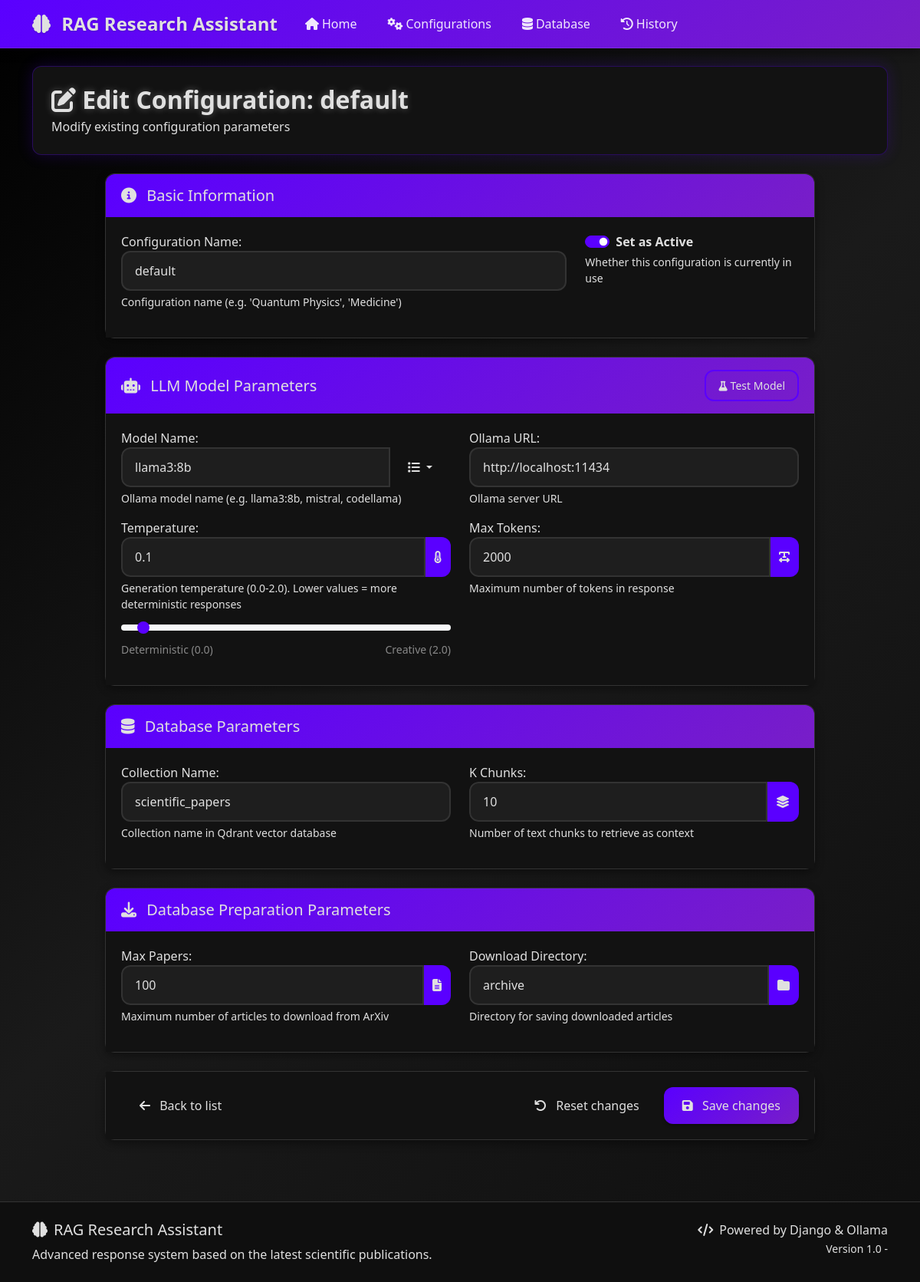
The app's page /config/1/edit/ with its own data.
### research_rag/models.py (models this page shows, shortened)
class RAGConfiguration(models.Model):
    name = models.CharField(
        max_length=100,
        unique=True,
        help_text="Configuration name (e.g. 'Quantum Physics', 'Medicine')"
    )
    model_name = models.CharField(
        max_length=100,
        default="llama3:8b",
        help_text="Ollama model name (e.g. llama3:8b, mistral, codellama)"
    )
    ollama_url = models.URLField(
        default="http://localhost:11434",
        help_text="Ollama server URL"
    )
    temperature = models.FloatField(
        default=0.1,
        validators=[MinValueValidator(0.0), MaxValueValidator(2.0)],
        help_text="Generation temperature (0.0-2.0). Lower values = more deterministic responses"
    )
    max_tokens = models.IntegerField(
        default=2000,
        validators=[MinValueValidator(50), MaxValueValidator(8000)],
        help_text="Maximum number of tokens in response"
    )
    collection_name = models.CharField(
        max_length=100,
        default="scientific_papers",
        help_text="Collection name in Qdrant vector database"
    )
    k_chunks = models.IntegerField(
        default=10,
        validators=[MinValueValidator(1), MaxValueValidator(50)],
        help_text="Number of text chunks to retrieve as context"
    )
    max_papers = models.IntegerField(
        default=100,
        validators=[MinValueValidator(5), MaxValueValidator(1000)],
        help_text="Maximum number of articles to download from ArXiv"
    )
    download_directory = models.CharField(
        max_length=200,
        default="archive",
        help_text="Directory for saving downloaded articles"
    )
    created_at = models.DateTimeField(auto_now_add=True)
    updated_at = models.DateTimeField(auto_now=True)
    is_active = models.BooleanField(
        default=False,
        help_text="Whether this configuration is currently in use"
    )
    class Meta:
        verbose_name = "RAG Configuration"
        verbose_name_plural = "RAG Configurations"
        ordering = ['-updated_at']
    @classmethod
    def get_active_config(cls):
        try:
            return cls.objects.get(is_active=True)
        except cls.DoesNotExist:
            config = cls.objects.first()
            if not config:
                config = cls.objects.create(
                    name="Default configuration",
                    is_active=True
                )
            else:
                config.is_active = True
                config.save()
            return config

### research_rag/views.py (the view)
# urls.py: path('config/<int:config_id>/edit/', views.configuration_edit, name='configuration_edit'),
def configuration_edit(request, config_id):
    config = get_object_or_404(RAGConfiguration, id=config_id)
    if request.method == 'POST':
        form = RAGConfigurationForm(request.POST, instance=config)
        if form.is_valid():
            validation_result = ConfigurationService.validate_configuration(form.cleaned_data)
            if validation_result['valid']:
                config = form.save()
                messages.success(request, f'Configuration "{config.name}" updated successfully!')
                for warning in validation_result['warnings']:
                    messages.warning(request, warning)
                return redirect('configurations')
            else:
                for error in validation_result['errors']:
                    messages.error(request, error)
        else:
            messages.error(request, 'Please correct form errors.')
    else:
        form = RAGConfigurationForm(instance=config)
    available_models = ConfigurationService.get_available_models()
    context = {
        'form': form,
        'config': config,
        'available_models': available_models,
        'page_title': f'Edit Configuration: {config.name}'
    }
    return render(request, 'research_rag/configuration_form.html', context)

### research_rag/services.py (called while the page is built)
    @staticmethod
    def get_available_models() -> list:
        try:
            import requests
            config = RAGConfiguration.get_active_config()
            response = requests.get(f"{config.ollama_url}/api/tags", timeout=10)
            if response.status_code == 200:
                data = response.json()
                return [model['name'] for model in data.get('models', [])]
            else:
                return ['llama3:8b', 'mistral', 'codellama']  # Modele domyślne
        except Exception:
            return ['llama3:8b', 'mistral', 'codellama']  # Modele domyślne

### research_rag/templates/research_rag/configuration_form.html (shortened to what this page needs)
{% extends 'research_rag/base.html' %}
{% load static %}
{% block page_icon %}<i class="fas fa-{% if config %}edit{% else %}plus{% endif %}"></i>{% endblock %}
{% block page_title %}
{% if config %}
Edit Configuration: {{ config.name }}
{% else %}
New RAG Configuration
{% endif %}
{% endblock %}
{% block page_subtitle %}
{% if config %}
Modify existing configuration parameters
{% else %}
Create a new configuration with custom parameters
{% endif %}
{% endblock %}
{% block content %}
<div class="row justify-content-center">
    <div class="col-lg-10">
        <form method="post" class="needs-validation" novalidate>
            <div class="card mb-4">
                <div class="card-header">
                    <h5 class="mb-0 text-white">
                        <i class="fas fa-info-circle me-2"></i>
                        Basic Information
                    </h5>
                </div>
                <div class="card-body">
                    <div class="row">
                        <div class="col-md-8">
                            <div class="mb-3">
                                {{ form.name.label_tag }}
                                {{ form.name }}
                                {% if form.name.help_text %}
                                <div class="form-text">{{ form.name.help_text }}</div>
                                {% endif %}
                            </div>
                        </div>
                        <div class="col-md-4">
                            <div class="mb-3">
                                <div class="form-check form-switch">
                                    {{ form.is_active }}
                                    <label class="form-check-label text-white" for="{{ form.is_active.id_for_label }}">
                                        <strong>Set as Active</strong>
                                    </label>
                                </div>
                                {% if form.is_active.help_text %}
                                <div class="form-text">{{ form.is_active.help_text }}</div>
                                {% endif %}
                            </div>
                        </div>
                    </div>
                </div>
            </div>
            <div class="card mb-4">
                <div class="card-header">
                    <div class="d-flex justify-content-between align-items-center">
                        <h5 class="mb-0 text-white">
                            <i class="fas fa-robot me-2"></i>
                            LLM Model Parameters
                        </h5>
                        <button type="button" class="btn btn-outline-primary btn-sm test-model-btn text-white">
                            <i class="fas fa-flask me-1 text-white"></i><span class="text-white">Test Model</span>
                        </button>
                    </div>
                </div>
                <div class="card-body">
                    <div class="row">
                        <div class="col-md-6">
                            <div class="mb-3">
                                {{ form.model_name.label_tag }}
                                <div class="input-group">
                                    {{ form.model_name }}
                                    <button class="btn btn-outline-secondary dropdown-toggle" type="button"
                                            data-bs-toggle="dropdown" aria-expanded="false">
                                        <i class="fas fa-list"></i>
                                    </button>
                                </div>
                                {% if form.model_name.help_text %}
                                <div class="form-text">{{ form.model_name.help_text }}</div>
                                {% endif %}
                            </div>
                        </div>
                        <div class="col-md-6">
                            <div class="mb-3">
                                {{ form.ollama_url.label_tag }}
                                {{ form.ollama_url }}
                                {% if form.ollama_url.help_text %}
                                <div class="form-text">{{ form.ollama_url.help_text }}</div>
                                {% endif %}
                            </div>
                        </div>
                    </div>
                    <div class="row">
                        <div class="col-md-6">
                            <div class="mb-3">
                                {{ form.temperature.label_tag }}
                                <div class="input-group">
                                    {{ form.temperature }}
                                    <span class="input-group-text">
                                        <i class="fas fa-thermometer-half"></i>
                                    </span>
                                </div>
                                {% if form.temperature.help_text %}
                                <div class="form-text">{{ form.temperature.help_text }}</div>
                                {% endif %}
                                <div class="mt-2">
                                    <input type="range" class="form-range" id="temperature-slider"
                                           min="0" max="2" step="0.1" value="{{ form.temperature.value|default:0.1 }}">
                                    <div class="d-flex justify-content-between">
                                        <small class="text-muted">Deterministic (0.0)</small>
                                        <small class="text-muted">Creative (2.0)</small>
                                    </div>
                                </div>
                            </div>
                        </div>
                        <div class="col-md-6">
                            <div class="mb-3">
                                {{ form.max_tokens.label_tag }}
                                <div class="input-group">
                                    {{ form.max_tokens }}
                                    <span class="input-group-text">
                                        <i class="fas fa-text-width"></i>
                                    </span>
                                </div>
                                {% if form.max_tokens.help_text %}
                                <div class="form-text">{{ form.max_tokens.help_text }}</div>
                                {% endif %}
                            </div>
                        </div>
                    </div>
                </div>
            </div>
            <div class="card mb-4">
                <div class="card-header">
                    <h5 class="mb-0 text-white">
                        <i class="fas fa-database me-2"></i>
                        Database Parameters
                    </h5>
                </div>
                <div class="card-body">
                    <div class="row">
                        <div class="col-md-6">
                            <div class="mb-3">
                                {{ form.collection_name.label_tag }}
                                {{ form.collection_name }}
                                {% if form.collection_name.help_text %}
                                <div class="form-text">{{ form.collection_name.help_text }}</div>
                                {% endif %}
                            </div>
                        </div>
                        <div class="col-md-6">
                            <div class="mb-3">
                                {{ form.k_chunks.label_tag }}
                                <div class="input-group">
                                    {{ form.k_chunks }}
                                    <span class="input-group-text">
                                        <i class="fas fa-layer-group"></i>
                                    </span>
                                </div>
                                {% if form.k_chunks.help_text %}
                                <div class="form-text">{{ form.k_chunks.help_text }}</div>
                                {% endif %}
                            </div>
                        </div>
                    </div>
                </div>
            </div>
            <div class="card mb-4">
                <div class="card-header">
                    <h5 class="mb-0 text-white">
                        <i class="fas fa-download me-2"></i>
                        Database Preparation Parameters
                    </h5>
                </div>
                <div class="card-body">
                    <div class="row">
                        <div class="col-md-6">
                            <div class="mb-3">
                                {{ form.max_papers.label_tag }}
                                <div class="input-group">
                                    {{ form.max_papers }}
                                    <span class="input-group-text">
                                        <i class="fas fa-file-alt"></i>
                                    </span>
                                </div>
                                {% if form.max_papers.help_text %}
                                <div class="form-text">{{ form.max_papers.help_text }}</div>
                                {% endif %}
                            </div>
                        </div>
                        <div class="col-md-6">
                            <div class="mb-3">
                                {{ form.download_directory.label_tag }}
                                <div class="input-group">
                                    {{ form.download_directory }}
                                    <span class="input-group-text">
                                        <i class="fas fa-folder"></i>
                                    </span>
                                </div>
                                {% if form.download_directory.help_text %}
                                <div class="form-text">{{ form.download_directory.help_text }}</div>
                                {% endif %}
                            </div>
                        </div>
                    </div>
                </div>
            </div>
            <div class="card">
                <div class="card-body">
                    <div class="d-flex justify-content-between">
                        <a href="{% url 'configurations' %}" class="btn btn-outline-secondary">
                            <i class="fas fa-arrow-left me-2"></i>
                            Back to list
                        </a>
                        <div class="d-flex gap-2">
                            {% if config %}
                            <button type="button" class="btn btn-outline-warning" onclick="resetForm()">
                                <i class="fas fa-undo me-2"></i>
                                Reset changes
                            </button>
                            {% endif %}
                            <button type="submit" class="btn btn-primary">
                                <i class="fas fa-save me-2"></i>
                                {% if config %}Save changes{% else %}Create configuration{% endif %}
                            </button>
                        </div>
                    </div>
                </div>
            </div>
        </form>
    </div>
</div>
{% endblock %}

### records on screen
RAGConfiguration: name "default", is_active "☑", model_name "llama3:8b", ollama_url "http://localhost:11434", temperature "0.1", temperature.value "0.1", max_tokens "2000", collection_name "scientific_papers", k_chunks "10", max_papers "100", download_directory "archive"
